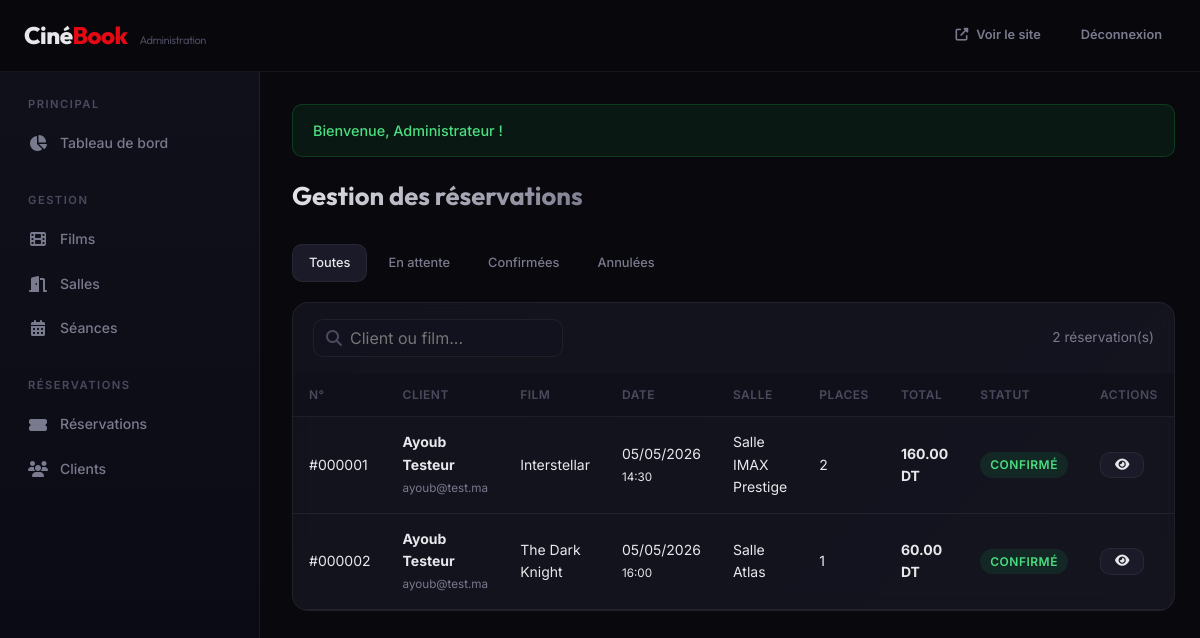
Screenshot of /index.php?page=admin-bookings (signed in) with the database file from the repository.
### tables this page shows
CREATE TABLE IF NOT EXISTS bookings (
    id INT AUTO_INCREMENT PRIMARY KEY,
    user_id INT NOT NULL,
    screening_id INT NOT NULL,
    total_seats INT NOT NULL DEFAULT 1,
    total_price DECIMAL(10, 2) NOT NULL,
    status ENUM('en_attente', 'confirme', 'annule') DEFAULT 'en_attente',
    booked_at DATETIME DEFAULT CURRENT_TIMESTAMP,
    FOREIGN KEY (user_id) REFERENCES users(id) ON DELETE CASCADE,
    FOREIGN KEY (screening_id) REFERENCES screenings(id) ON DELETE CASCADE
);

CREATE TABLE IF NOT EXISTS users (
    id INT AUTO_INCREMENT PRIMARY KEY,
    name VARCHAR(100) NOT NULL,
    email VARCHAR(150) NOT NULL UNIQUE,
    password VARCHAR(255) NOT NULL,
    phone VARCHAR(20) DEFAULT NULL,
    role ENUM('user', 'admin') DEFAULT 'user',
    is_active TINYINT(1) DEFAULT 1,
    created_at DATETIME DEFAULT CURRENT_TIMESTAMP,
    updated_at DATETIME DEFAULT CURRENT_TIMESTAMP ON UPDATE CURRENT_TIMESTAMP
);

CREATE TABLE IF NOT EXISTS movies (
    id INT AUTO_INCREMENT PRIMARY KEY,
    title VARCHAR(200) NOT NULL,
    description TEXT,
    poster VARCHAR(500) DEFAULT NULL,
    trailer_url VARCHAR(500) DEFAULT NULL,
    duration_min INT NOT NULL DEFAULT 90,
    genre VARCHAR(100) NOT NULL,
    release_date DATE DEFAULT NULL,
    rating VARCHAR(10) DEFAULT 'TP',
    is_active TINYINT(1) DEFAULT 1,
    created_at DATETIME DEFAULT CURRENT_TIMESTAMP,
    updated_at DATETIME DEFAULT CURRENT_TIMESTAMP ON UPDATE CURRENT_TIMESTAMP
);

CREATE TABLE IF NOT EXISTS screenings (
    id INT AUTO_INCREMENT PRIMARY KEY,
    movie_id INT NOT NULL,
    hall_id INT NOT NULL,
    show_date DATE NOT NULL,
    show_time TIME NOT NULL,
    price DECIMAL(8, 2) NOT NULL DEFAULT 50.00,
    is_active TINYINT(1) DEFAULT 1,
    created_at DATETIME DEFAULT CURRENT_TIMESTAMP,
    FOREIGN KEY (movie_id) REFERENCES movies(id) ON DELETE CASCADE,
    FOREIGN KEY (hall_id) REFERENCES halls(id) ON DELETE CASCADE
);

CREATE TABLE IF NOT EXISTS halls (
    id INT AUTO_INCREMENT PRIMARY KEY,
    name VARCHAR(100) NOT NULL,
    rows_count INT NOT NULL DEFAULT 8,
    cols_count INT NOT NULL DEFAULT 12,
    hall_type ENUM('Standard', 'IMAX', 'VIP') DEFAULT 'Standard',
    is_active TINYINT(1) DEFAULT 1,
    created_at DATETIME DEFAULT CURRENT_TIMESTAMP
);

### helpers/validation.php (called while the page is built, shortened)
<?php
function sanitize(string $input): string
{
    return htmlspecialchars(trim($input), ENT_QUOTES, 'UTF-8');
}
function e(?string $value): string
{
    return htmlspecialchars($value ?? '', ENT_QUOTES, 'UTF-8');
}

### config/database.php (called while the page is built, shortened)
<?php
function getDB(): PDO
{
    static $pdo = null;
    if ($pdo === null) {
        $dsn = "mysql:host=" . DB_HOST . ";dbname=" . DB_NAME . ";charset=" . DB_CHARSET;
        $options = [
            PDO::ATTR_ERRMODE            => PDO::ERRMODE_EXCEPTION,
            PDO::ATTR_DEFAULT_FETCH_MODE => PDO::FETCH_ASSOC,
            PDO::ATTR_EMULATE_PREPARES   => false,
        ];
        try {
            $pdo = new PDO($dsn, DB_USER, DB_PASS, $options);
        } catch (PDOException $e) {
            die("Erreur de connexion à la base de données : " . $e->getMessage());
        }
    }
    return $pdo;
}

### models/Booking.php (called while the page is built, shortened)
<?php
class Booking
{
    private PDO $db;
    public function __construct()
    {
        $this->db = getDB();
    }
    public function getAll(string $status = '', string $search = '', int $page = 1, int $perPage = ITEMS_PER_PAGE): array
    {
        $offset = ($page - 1) * $perPage;
        $where = "WHERE 1=1";
        $params = [];
        $countStmt = $this->db->prepare(
            "SELECT COUNT(*) FROM bookings b
             INNER JOIN users u ON b.user_id = u.id
             INNER JOIN screenings s ON b.screening_id = s.id
             INNER JOIN movies m ON s.movie_id = m.id
             {$where}"
        );
        $countStmt->execute($params);
        $total = (int)$countStmt->fetchColumn();
        $stmt = $this->db->prepare(
            "SELECT b.*, u.name as user_name, u.email as user_email,
                    s.show_date, s.show_time,
                    m.title as movie_title,
                    h.name as hall_name, h.hall_type
             FROM bookings b
             INNER JOIN users u ON b.user_id = u.id
             INNER JOIN screenings s ON b.screening_id = s.id
             INNER JOIN movies m ON s.movie_id = m.id
             INNER JOIN halls h ON s.hall_id = h.id
             {$where}
             ORDER BY b.booked_at DESC
             LIMIT {$perPage} OFFSET {$offset}"
        );
        $stmt->execute($params);
        return [
            'data'       => $stmt->fetchAll(),
            'total'      => $total,
            'page'       => $page,
            'perPage'    => $perPage,
            'totalPages' => (int)ceil($total / $perPage),
        ];
    }
}

### views/admin/bookings/index.php (the view, shortened to what this page needs)
<?php require_once __DIR__ . '/../../layouts/admin_header.php'; ?>
<div class="admin-page-header">
    <h1>Gestion des réservations</h1>
</div>
<div class="filter-tabs mb-24">
    <a href="<?= BASE_URL ?>/index.php?page=admin-bookings" class="filter-tab <?= empty($status) ? 'active' : '' ?>">Toutes</a>
    <a href="<?= BASE_URL ?>/index.php?page=admin-bookings&status=en_attente" class="filter-tab <?= $status === 'en_attente' ? 'active' : '' ?>">En attente</a>
    <a href="<?= BASE_URL ?>/index.php?page=admin-bookings&status=confirme" class="filter-tab <?= $status === 'confirme' ? 'active' : '' ?>">Confirmées</a>
    <a href="<?= BASE_URL ?>/index.php?page=admin-bookings&status=annule" class="filter-tab <?= $status === 'annule' ? 'active' : '' ?>">Annulées</a>
</div>
<div class="table-wrap">
    <div class="table-header">
        <form method="GET" action="<?= BASE_URL ?>/index.php" class="search-box">
            <i class="fas fa-search"></i>
            <input type="text" name="search" placeholder="Client ou film..." value="<?= e($search) ?>">
        </form>
        <span class="text-muted" style="font-size:0.85rem;"><?= $bookings['total'] ?> réservation(s)</span>
    </div>
    <table class="data-table">
        <thead>
            <tr><th>N°</th><th>Client</th><th>Film</th><th>Date</th><th>Salle</th><th>Places</th><th>Total</th><th>Statut</th><th>Actions</th></tr>
        </thead>
        <tbody>
            <?php if (empty($bookings['data'])): ?>
                <tr><td colspan="9" class="text-center text-muted" style="padding:32px;">Aucune réservation.</td></tr>
            <?php else: ?>
                <?php foreach ($bookings['data'] as $b): ?>
                    <tr>
                        <td>#<?= str_pad($b['id'], 6, '0', STR_PAD_LEFT) ?></td>
                        <td><strong><?= e($b['user_name']) ?></strong><br><small class="text-muted"><?= e($b['user_email']) ?></small></td>
                        <td><?= e($b['movie_title']) ?></td>
                        <td><?= date('d/m/Y', strtotime($b['show_date'])) ?><br><small><?= date('H:i', strtotime($b['show_time'])) ?></small></td>
                        <td><?= e($b['hall_name']) ?></td>
                        <td><?= $b['total_seats'] ?></td>
                        <td><strong><?= number_format($b['total_price'], 2) ?> DT</strong></td>
                        <td>
                            <?php $sc = match($b['status']) { 'confirme'=>'badge-success','annule'=>'badge-danger',default=>'badge-warning' }; ?>
                            <span class="badge <?= $sc ?>"><?= e(BOOKING_STATUSES[$b['status']] ?? $b['status']) ?></span>
                        </td>
                        <td>
                            <div class="table-actions">
                                <a href="<?= BASE_URL ?>/index.php?page=admin-bookings&action=detail&id=<?= $b['id'] ?>" class="btn btn-secondary btn-sm" title="Détails"><i class="fas fa-eye"></i></a>
                            </div>
                        </td>
                    </tr>
                <?php endforeach; ?>
            <?php endif; ?>
        </tbody>
    </table>
</div>
<?php require_once __DIR__ . '/../../layouts/admin_footer.php'; ?>

### assets/css/style.css (style rules this page uses)
:root { --bg-primary: #08080d; --bg-secondary: #10101a; --bg-card: #14141f; --bg-elevated: #1a1a28; --bg-input: #12121e; --accent: #e50914; --accent-hover: #ff1a26; --accent-gold: #f5c518; --accent-blue: #3b82f6; --text-primary: #e8e8ec; --text-secondary: #7a7a8e; --text-muted: #4a4a5e; --border: rgba(255,255,255,0.06); --border-hover: rgba(255,255,255,0.12); --radius: 10px; --radius-lg: 16px; --shadow: 0 4px 24px rgba(0,0,0,0.4); --shadow-lg: 0 8px 40px rgba(0,0,0,0.6); --transition: 0.25s cubic-bezier(0.4,0,0.2,1); --font-body: 'Inter', -apple-system, sans-serif; --font-display: 'Outfit', 'Inter', sans-serif; --max-width: 1280px; --header-height: 72px; }
*, *::before, *::after { box-sizing: border-box; margin: 0; padding: 0; }
html { scroll-behavior: smooth; -webkit-font-smoothing: antialiased; }
body { font-family: var(--font-body); background: var(--bg-primary); color: var(--text-primary); line-height: 1.6; min-height: 100vh; }
a { color: inherit; text-decoration: none; }
button, input, select, textarea { font-family: inherit; font-size: inherit; }
h1, h2, h3, h4 { font-family: var(--font-display); font-weight: 700; line-height: 1.2; }
h1 { font-size: 2.5rem; }
.btn { display: inline-flex; align-items: center; justify-content: center; gap: 8px; padding: 10px 24px; border-radius: var(--radius); font-weight: 600; font-size: 0.875rem; border: none; cursor: pointer; transition: all var(--transition); text-decoration: none; white-space: nowrap; }
.btn-secondary { background: var(--bg-elevated); color: var(--text-primary); border: 1px solid var(--border); }
.btn-sm { padding: 6px 14px; font-size: 0.8rem; }
.badge { display: inline-flex; align-items: center; padding: 3px 10px; border-radius: 20px; font-size: 0.75rem; font-weight: 600; text-transform: uppercase; letter-spacing: 0.5px; }
.badge-success { background: rgba(22,163,74,0.15); color: #4ade80; }
.data-table { width: 100%; border-collapse: collapse; }
.data-table th { text-align: left; padding: 12px 16px; font-size: 0.75rem; font-weight: 600; text-transform: uppercase; letter-spacing: 0.5px; color: var(--text-muted); border-bottom: 1px solid var(--border); background: var(--bg-secondary); }
.data-table td { padding: 14px 16px; border-bottom: 1px solid var(--border); font-size: 0.875rem; vertical-align: middle; }
.table-wrap { background: var(--bg-card); border: 1px solid var(--border); border-radius: var(--radius-lg); overflow: hidden; }
.text-muted { color: var(--text-secondary); }
.mb-24 { margin-bottom: 24px; }

### assets/css/admin.css (style rules this page uses)
.admin-page-header { display: flex; align-items: center; justify-content: space-between; margin-bottom: 32px; }
.admin-page-header h1 { font-size: 1.6rem; font-weight: 700; background: linear-gradient(135deg, var(--text-primary) 0%, var(--text-secondary) 100%); -webkit-background-clip: text; -webkit-text-fill-color: transparent; background-clip: text; }
.table-actions { display: flex; gap: 6px; }
.table-header { display: flex; align-items: center; justify-content: space-between; padding: 16px 20px; }
.search-box { display: flex; align-items: center; gap: 8px; background: var(--bg-input); border: 1px solid var(--border); border-radius: var(--radius); padding: 0 12px; transition: border-color var(--transition); }
.search-box input { background: none; border: none; color: var(--text-primary); padding: 8px 0; outline: none; width: 200px; }
.search-box i { color: var(--text-muted); }
.filter-tabs { display: flex; gap: 4px; margin-bottom: 20px; }
.filter-tab { padding: 8px 16px; border-radius: var(--radius); font-size: 0.8rem; font-weight: 500; color: var(--text-secondary); background: transparent; border: 1px solid transparent; cursor: pointer; transition: all var(--transition); }
.filter-tab.active { color: var(--text-primary); background: var(--bg-elevated); border-color: var(--border); }
.table-wrap { background: linear-gradient(135deg, rgba(20,20,31,0.9) 0%, rgba(26,26,40,0.7) 100%); border: 1px solid var(--border); border-radius: var(--radius-lg); overflow: hidden; backdrop-filter: blur(10px); }

### rows the page displays
bookings: id "000001", user.name "Ayoub Testeur", user.email "ayoub@test.ma", movies.title "Interstellar", screening.show_date "05/05/2026", screening.show_time "14:30", halls.name "Salle IMAX Prestige", total_seats "2", total_price "160.00", status "CONFIRMÉ"
bookings: id "000002", user.name "Ayoub Testeur", user.email "ayoub@test.ma", movies.title "The Dark Knight", screening.show_date "05/05/2026", screening.show_time "16:00", halls.name "Salle Atlas", total_seats "1", total_price "60.00", status "CONFIRMÉ"

### other values shown
$flashSuccess "Bienvenue, Administrateur !"
$bookings['total'] "2"
